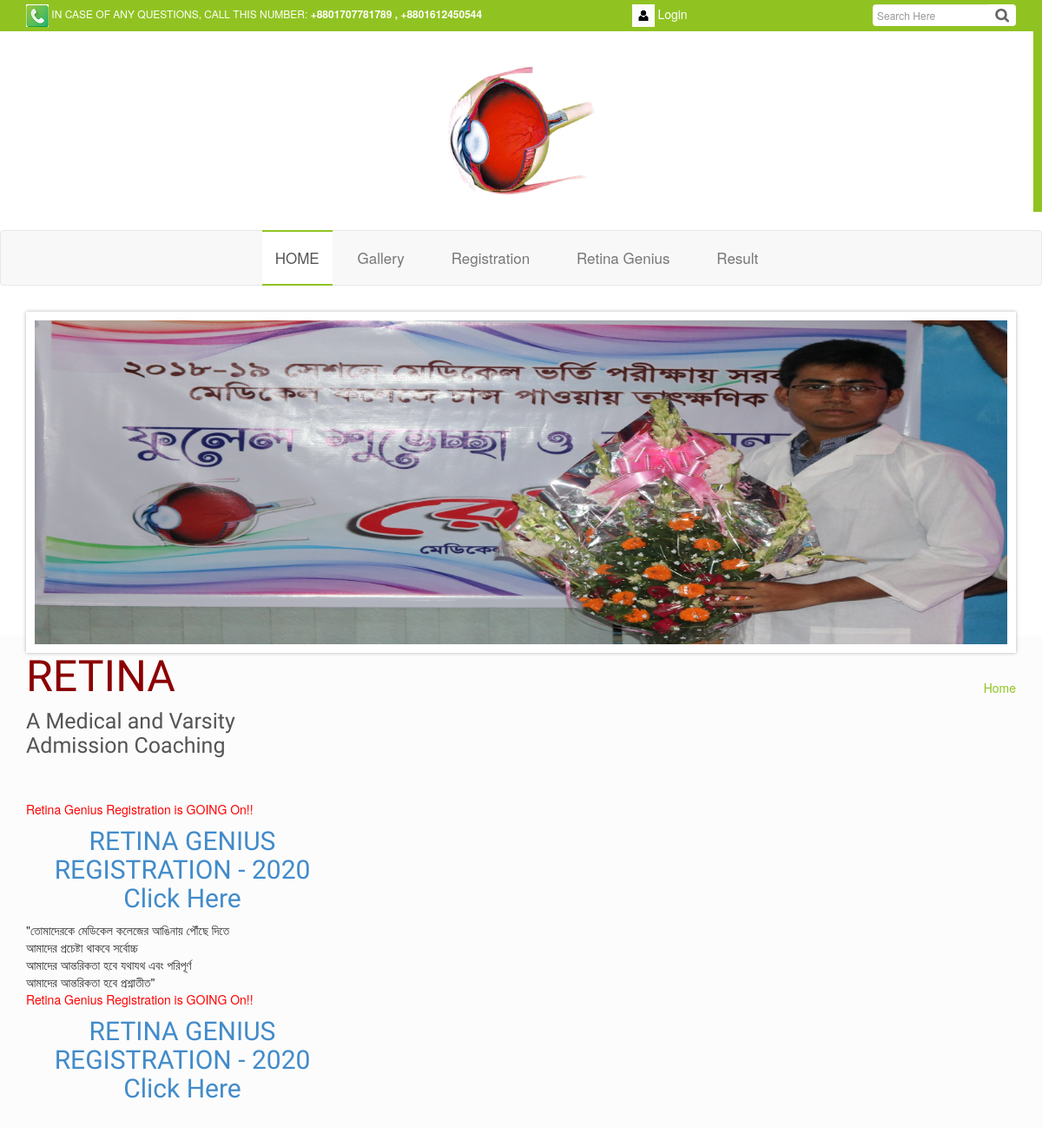
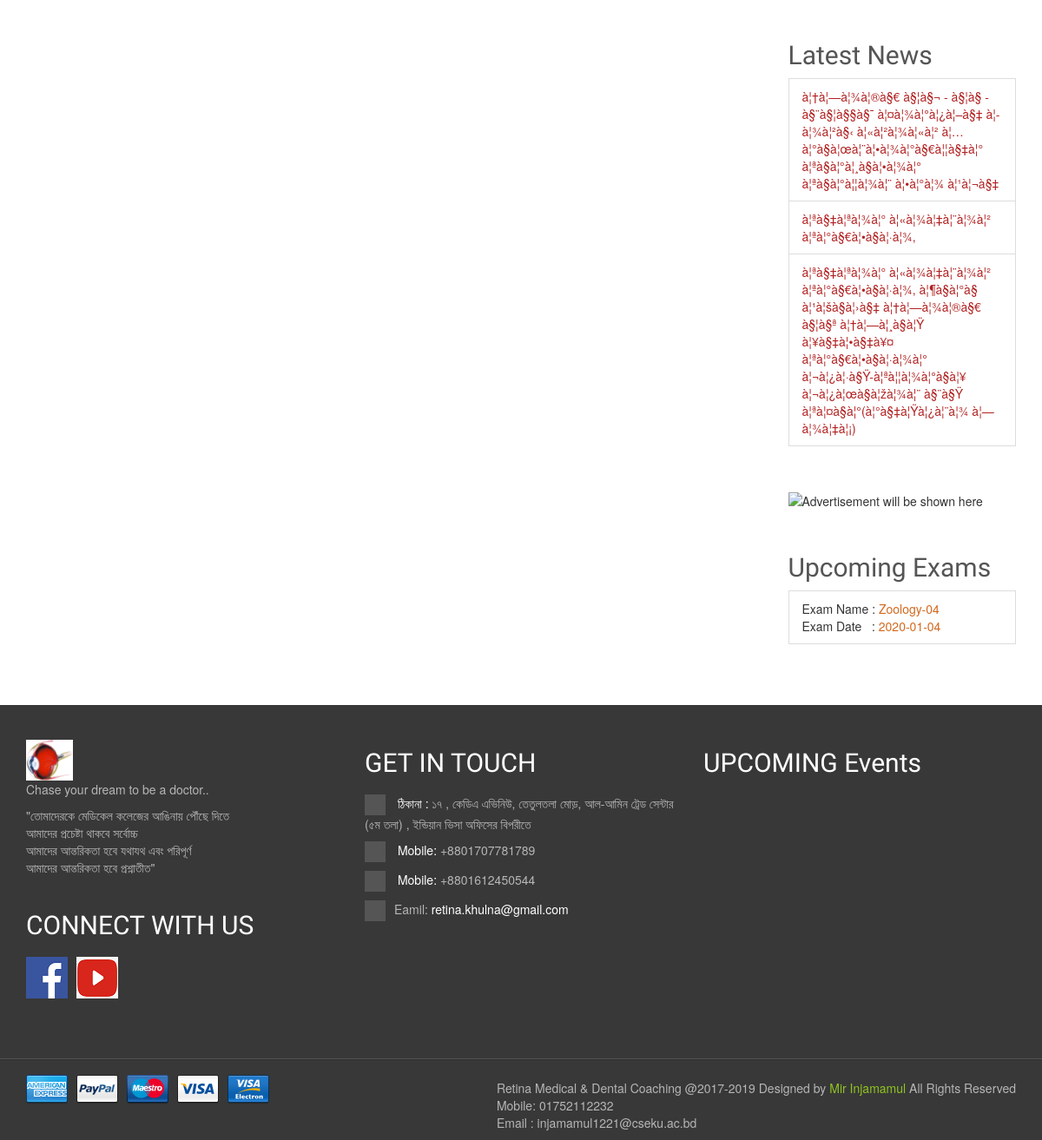
The page / on the database its author committed (2 pictures, top to bottom).
### tables this page shows
CREATE TABLE `notice` (
  `id` int(11) NOT NULL,
  `notice` varchar(500) NOT NULL
);

CREATE TABLE `upcoming_exam` (
  `id` int(11) NOT NULL,
  `exam_name` varchar(50) NOT NULL,
  `exam_date` date NOT NULL
);

### index.php (the view, shortened to what this page needs)
<?php
require('db.php');
$query = "SELECT * FROM upcoming_exam";
$result1 = mysqli_query($con,$query) or die(mysql_error());
$rows1 = mysqli_num_rows($result1);
$queryNotice = "SELECT * FROM notice";
$resultNotice = mysqli_query($con,$queryNotice) or die(mysql_error());
$rowsNotice = mysqli_num_rows($resultNotice);
?>
<!doctype html>
<html lang="en">
<head><meta http-equiv="Content-Type" content="text/html; charset=utf-8">
    <link rel="stylesheet" href="css/nivo-slider.css" type="text/css" />
    <link rel="stylesheet" href="css/owl.carousel.css">
    <link rel="stylesheet" href="css/owl.theme.css">
    <link rel="stylesheet" href="css/bootstrap.min.css">
    <link rel="stylesheet" href="css/font-awesome.min.css">
    <link rel="stylesheet" href="css/style.css">
    <link rel="stylesheet" href="css/responsive.css">
</head>
<body>
<section id="top">
    <div class="container">
        <div class="row">
             <div class="col-md-7">
                <p class="contact-action"><img src="images/PhoneDial.png">  IN CASE OF ANY QUESTIONS, CALL THIS NUMBER: <strong>+8801707781789 , +8801612450544 </strong></strong></p>
            </div>
            <div class="col-md-3 clearfix">
                <ul class="login-cart">
                    <li>
                        <a data-toggle="modal" data-target="#myModal" href="#">
                            <img src="images/LoginImage.png">  Login
                        </a>
                    </li>
                </ul>
            </div>
            <div class="col-md-2">
                <div class="search-box">
                    <div class="input-group">
                        <input placeholder="Search Here" type="text" class="form-control">
					      	<span class="input-group-btn">
					        	<button class="btn btn-default" type="button"></button>
					      	</span>
                    </div>
                </div>
            </div>
        </div>
    </div>
</section>
<header>
    <div class="container">
        <div class="row">
            <div class="col-md-12">
                <a href="#">
                    <img src="images/logo.jpg" width="15%" alt="logo">
                </a>
            </div>
        </div>
    </div>
</header>
<nav class="navbar navbar-default">
    <div class="container">
        <div class="collapse navbar-collapse" id="bs-example-navbar-collapse-1">
            <ul class="nav navbar-nav nav-main">
                <li class="active"><a href="#">HOME</a></li>
                <li><a href="gallery.php">Gallery</a></li>
                <li><a href="registration.php">Registration</a></li>
                <li><a href="geniusRegistration.php">Retina Genius</a></li>
                <li><a href="result.php">Result</a></li>
            </ul>
        </div>
    </div>
</nav>
<section id="slider-area">
    <div class="container">
        <div class="row">
            <div class="col-md-12">
                <div id="slider" class="nivoSlider">
                </div>
            </div>
        </div>
    </div>
</section>
<section id="topic-header">
    <div class="container">
        <div class="row">
            <div class="col-md-4">
                <h1 style="color: darkred">RETINA</h1>
                <h5>A Medical and Varsity Admission Coaching</h5><br> <br>
                <marquee style="color:red;"> Retina Genius Registration is GOING On!!</marquee>
                <center><h4><a href="http://retinakhulnabranch.com/geniusRegistration.php">RETINA GENIUS REGISTRATION - 2020 Click Here</a></h4> </center>
                <p style="text-align: justify">"তোমাদেরকে মেডিকেল কলেজের আঙিনায় পৌঁছে দিতে <br> আমাদের প্রচেষ্টা থাকবে সর্বোচ্চ<br>
                    আমাদের আন্তরিকতা হবে যথাযথ এবং পরিপূর্ণ <br> আমাদের আন্তরিকতা হবে প্রশ্নাতীত"</p>
                <marquee style="color:red;"> Retina Genius Registration is GOING On!!</marquee>
                <center><h4><a href="http://retinakhulnabranch.com/geniusRegistration.php">RETINA GENIUS REGISTRATION - 2020 Click Here</a></h4> </center>
            </div>
            <div class="col-md-8 hidden-xs">
                <ol class="breadcrumb pull-right">
                    <li><a class="active" href="">Home</a></li>
                </ol>
            </div>
        </div>
    </div>
</section>
<section id="shop">
    <div class="container">
        <div class="row">
            <div class="col-md-9">
            </div>
            <div class="col-md-3">
                <div class="blog-sidebar">
                    <div class="block">
                        <h4>Latest News</h4>
                        <?php
                        if($rowsNotice>0){
                        ?>
                        <div class="list-group">
                            <?php
                            while ($rowTS = mysqli_fetch_array($resultNotice)) {
                                ?>
                                <a href="" class="list-group-item">
                                    <font color="#b22222"><?php $summary = $rowTS['notice']; echo $summary;?> </font></font>
                                </a>
                            <?php
                            }
                            } ?>
                        </div>
                    </div>
                    <div class="block">
                        <img src="" alt="Advertisement will be shown here">
                    </div>
                    <div class="block">
                        <h4>Upcoming Exams</h4>
                        <?php
                        if($rows1>0){
                        ?>
                        <div class="list-group">
                        <?php
                        while ($rowTS = mysqli_fetch_array($result1)) {
                        ?>
                            <a href="" class="list-group-item">
                                Exam Name : <font color="#d2691e"><?php $summary = $rowTS['exam_name']; echo $summary;?> </font><br>   Exam Date &nbsp;&nbsp;: <font color="#d2691e"><?php $summary = $rowTS['exam_date']; echo $summary;?></font>
                            </a>
                        <?php
                        }
} ?>
                        </div>
                    </div>
                </div>
            </div>
        </div>
</section>
<footer>
    <div class="container">
        <div class="row">
            <div class="col-md-4">
                <div class="block clearfix">
                    <a href="#">
                        <img src="images/logo.jpg" alt="" width="15%"><br>
                    </a>
                    <p>
                        Chase your dream to be a doctor..
                    </p>
                    <p style="text-align: justify">"তোমাদেরকে মেডিকেল কলেজের আঙিনায় পৌঁছে দিতে <br> আমাদের প্রচেষ্টা থাকবে সর্বোচ্চ<br>
                        আমাদের আন্তরিকতা হবে যথাযথ এবং পরিপূর্ণ <br> আমাদের আন্তরিকতা হবে প্রশ্নাতীত"</p>
                    <h4 class="connect-heading">CONNECT WITH US</h4>
                    <ul class="cash-out pull-left">
                        <li>
                            <a href="https://www.facebook.com/khulnaretina/">
                                <img src="images/facebook.png" alt="">
                            </a>
                        </li>
                        <li>
                            <a href="https://www.youtube.com/user/RetinaBd">
                                <img src="images/youtube.png" alt="">
                            </a>
                        </li>
                    </ul>
                </div>
            </div>
            <div class="col-md-4">
                <div class="block">
                    <h4>GET IN TOUCH</h4>
                    <p ><i class="fa  fa-map-marker"></i> <span>ঠিকানা : </span> ১৭ , কেডিএ এভিনিউ, তেতুলতলা মোড়, আল-আমিন ট্রেড সেন্টার (৫ম তলা) ,
                    ইন্ডিয়ান ভিসা অফিসের বিপরীতে </p>
                    <p> <i class="fa  fa-phone"></i> <span>Mobile:</span> +8801707781789 </p>
                    <p> <i class="fa  fa-mobile"></i> <span>Mobile:</span> +8801612450544</p>
                    <p class="mail"><i class="fa  fa-envelope"></i>Eamil: <span>retina.khulna@gmail.com</span></p>
                </div>
            </div>
            <div class="col-md-4">
                <div class="block">
                    <h4>UPCOMING Events</h4>
                </div>
            </div>
        </div>
    </div>
    <div class="footer-bottom">
        <div class="container">
            <div class="row">
                <div class="col-md-12">
                    <ul class="cash-out pull-left">
                        <li>
                            <a href="#">
                                <img src="images/American-Express.png" alt="">
                            </a>
                        </li>
                        <li>
                            <a href="#">
                                <img src="images/PayPal.png" alt="">
                            </a>
                        </li>
                        <li>
                            <a href="#">
                                <img src="images/Maestro.png" alt="">
                            </a>
                        </li>
                        <li>
                            <a href="#">
                                <img src="images/Visa.png" alt="">
                            </a>
                        </li>
                        <li>
                            <a href="#">
                                <img src="images/Visa-Electron.png" alt="">
                            </a>
                        </li>
                    </ul>
                    <p class="copyright-text pull-right">Retina Medical & Dental Coaching @2017-2019 Designed by <a href="">Mir Injamamul</a> All Rights Reserved <br> Mobile: 01752112232 <br> Email : injamamul1221@cseku.ac.bd</p>
                </div>
            </div>
        </div>
    </div>
</footer>
<a id="back-top" href="#"></a>
</body>
</html>

### css/nivo-slider.css (style rules this page uses)
.nivoSlider { position:relative; width:100%; height:auto; overflow: hidden; }

### css/style.css (style rules this page uses)
li { list-style: none; }
h1,h2,h3,h4,h5,h6 { font-family: 'Yanone Kaffeesatz', sans-serif;color: #555 }
h1 { font-size: 50px; }
h4 { font-size: 30px; }
h5 { font-size: 25px; }
ul { padding-left: 0; }
section+section { margin-top: 50px; }
#back-top { position: fixed; bottom: 30px; width: 40px; color: #bbb; height: 50px; right: 30px; display: block; text-align: center; background: url("../images/top.png") no-repeat; }
#top { width: 100%; background: #90c322; font-size: 12px; color: #fff; padding: 5px 0; }
#top .contact-action { margin-bottom: 0; }
#top .login-cart li { float: left; }
#top .login-cart li a { color: #fff ; padding: 0 15px; font-size: 14px; -webkit-transition: .4s ease-in-out; -moz-transition: .4s ease-in-out; -ms-transition: .4s ease-in-out; -o-transition: .4s ease-in-out; transition: .4s ease-in-out; }
header { padding: 40px 0; text-align: center; }
.search-box input { outline: none; border:none; font-size: 12px; padding: 5px; height: 25px; }
.search-box button { height: 25px; background: url("../images/search.png") no-repeat; background-color: #fff; padding:10px 16px; background-position: 8px; border: 0; outline: 0; }
.nav-main li { -webkit-transition: .2s ease-in-out; -moz-transition: .2s ease-in-out; -ms-transition: .2s ease-in-out; -o-transition: .2s ease-in-out; transition: .2s ease-in-out; font-size: 17px; }
.nav-main > li::before { top: -2px; -webkit-transform: translateY(-10px); -moz-transform: translateY(-10px); transform: translateY(-10px); }
.nav-main > li:after { bottom: -2px; -webkit-transform: translateY(10px); -moz-transform: translateY(10px); transform: translateY(10px); }
.nav-main > li::before, .nav-main > li::after { position: absolute; left: 0; width: 100%; height: 2px; background: #90c322; content: ''; opacity: 0; -webkit-transition: opacity 0.3s, -webkit-transform 0.3s; -moz-transition: opacity 0.3s, -moz-transform 0.3s; transition: opacity 0.3s, transform 0.3s; }
.nav-main > li a { padding: 20px 15px; color: #555; font-size: 17px; }
.navbar-nav { float: none; text-align: center; }
.navbar-nav>li { float: none; display: inline-block; margin:0 10px; }
.navbar-nav .active { border-top: 2px solid #90c322; border-bottom: 2px solid #90c322; margin: -1px 0; }
.navbar-nav .active a { background: #fff !important; }
#slider-area { margin-top: 30px; }
.nivoSlider { border:10px solid #fff; -webkit-box-shadow:0 0 4px rgba(0,0,0,.3) ; -moz-box-shadow:0 0 4px rgba(0,0,0,.3) ; box-shadow:0 0 4px rgba(0,0,0,.3) ; }
footer { background: #383838; color: #fff; padding-top: 40px; }
footer .block { color: #B6B6B6; }
footer .block p i { color: #dedede; margin-right: 10px; background: #555; width: 24px; line-height: 24px; text-align: center; }
footer .block h4 { margin-bottom: 20px; color: #fff; }
footer .block span { color: #fff; }
.footer-bottom { width: 100%; margin-top: 70px; border-top: 1px solid #2C2C2C; box-shadow: 0 -1px 0 #575656; padding-top: 10px; }
.copyright-text { margin-top: 12px; color: #B6B6B6; }
.copyright-text a { color: #90c322; }
.cash-out { padding: 0; margin-bottom: 0px; }
.cash-out li { float: left; }
.cash-out li a { padding-right: 10px; }
.cash-out li a img { -webkit-transition: all 0.2s ease-in-out; -moz-transition: all 0.2s ease-in-out; -ms-transition: all 0.2s ease-in-out; -o-transition: all 0.2s ease-in-out; transition: all 0.2s ease-in-out; }
.connect-heading { margin-top: 40px; }
#topic-header { background: #FCFCFC; width: 100%; padding: 20px 0; margin: -20px 0; }
#topic-header h1,#topic-header p { margin: 0; }
#topic-header .breadcrumb { background: transparent; padding: 30px 0 0; }
#topic-header .breadcrumb li a { color: #90c322; }
.blog-sidebar .block { margin-bottom: 50px; }
.blog-sidebar { padding: 20px 0; }
.blog-sidebar .block .list-group-item:first-child, .blog-sidebar .block .list-group-item:last-child { border-top-right-radius: 0px; border-top-left-radius: 0px; border-bottom-right-radius: 0px; border-bottom-left-radius: 0px; }
.blog-sidebar .block .list-group .list-group-item { color: #333; -webkit-transition: .2s ease-in-out; -moz-transition: .2s ease-in-out; -ms-transition: .2s ease-in-out; -o-transition: .2s ease-in-out; transition: .2s ease-in-out; }

### rows shown on the page
notice: notice "à¦†à¦—à¦¾à¦®à§€ à§¦à§¬ - à§¦à§­ - à§¨à§¦à§§à§¯ à¦¤à¦¾à¦°à¦¿à¦–à§‡ à¦­à¦¾à¦²à§‹ à¦«à¦²à¦¾à¦«à¦² à¦…à¦°à§à¦œà¦¨à¦•à¦¾à¦°à§€à¦¦à§‡à¦° à¦ªà§à¦°à¦¸à§à¦•à¦¾à¦° à¦ªà§à¦°à¦¦à¦¾à¦¨ à¦•à¦°à¦¾ à¦¹à¦¬à§‡"
notice: notice "à¦ªà§‡à¦ªà¦¾à¦° à¦«à¦¾à¦‡à¦¨à¦¾à¦² à¦ªà¦°à§€à¦•à§à¦·à¦¾,"
notice: notice "à¦ªà§‡à¦ªà¦¾à¦° à¦«à¦¾à¦‡à¦¨à¦¾à¦² à¦ªà¦°à§€à¦•à§à¦·à¦¾, à¦¶à§à¦°à§ à¦¹à¦šà§à¦›à§‡ à¦†à¦—à¦¾à¦®à§€ à§¦à§ª à¦†à¦—à¦¸à§à¦Ÿ à¦¥à§‡à¦•à§‡à¥¤ à¦ªà¦°à§€à¦•à§à¦·à¦¾à¦° à¦¬à¦¿à¦·à§Ÿ-à¦ªà¦¦à¦¾à¦°à§à¦¥ à¦¬à¦¿à¦œà§à¦žà¦¾à¦¨ à§¨à§Ÿ à¦ªà¦¤à§à¦°(à¦°à§‡à¦Ÿà¦¿à¦¨à¦¾ à¦—à¦¾à¦‡à¦¡)"
upcoming_exam: exam_name "Zoology-04", exam_date "2020-01-04"
